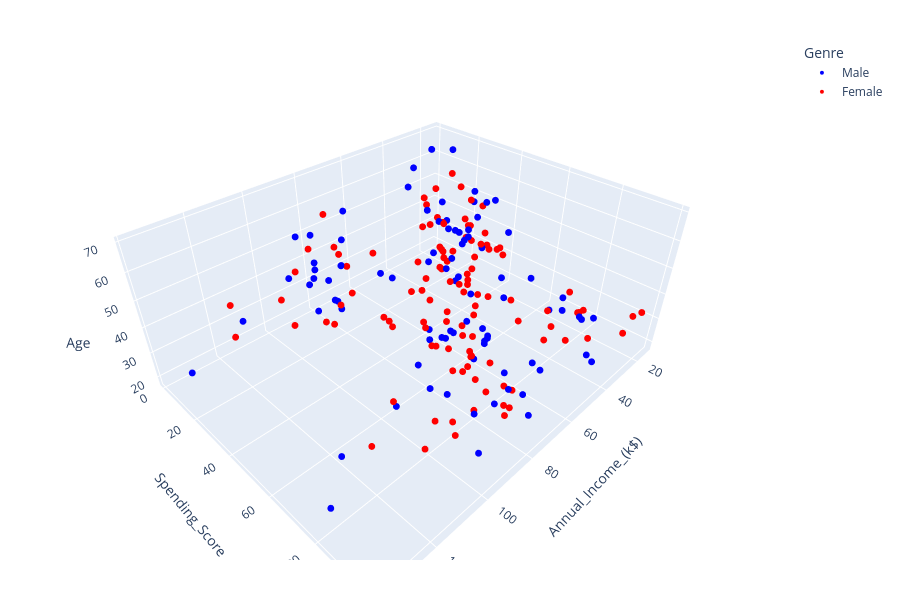

This figure's notebook cell:
### Markdown cell above
### Plot 4 dimensions (4 features) on the 3D space.   
Try different views, angles, perspectives, zooms to see how the data points look like.   

There are at least five clusters and the middle one appears more densely populated.

### Code cell
three_dim_fig = px.scatter_3d(
    df,
    x="Annual_Income_(k$)",
    y="Spending_Score",
    z="Age",
    color="Genre",
    height=600, width=900,
    color_discrete_map={"Male": "blue", "Female":"red"},
).update_layout(margin=dict(t=40, l=40, r=40, b=40))#.update_scenes(xaxis_autorange="reversed")

three_dim_fig.update_traces(marker_size = 4)

three_dim_fig.show()

# save to file, use everywhere, since it can be opened in a browser
# three_dim_fig.write_html("three_dim_customers.html")

### Figure 1 — Plotly figure (JSON) as saved in the notebook; plotly's stock layout.template omitted (floating-point values rounded to 4 significant figures)
{"data": [{"hovertemplate": "Genre=Male<br>Annual_Income_(k$)=%{x}<br>Spending_Score=%{y}<br>Age=%{z}<extra></extra>", "legendgroup": "Male", "marker": {"color": "blue", "size": 4, "symbol": "circle"}, "mode": "markers", "name": "Male", "scene": "scene", "showlegend": true, "type": "scatter3d", "x": [15, 15, 19, 19, 20, 20, 21, 23, 24, 24, 25, 28, 28, 30, 33, 33, 38, 39, 42, 43, 43, 44, 46, 46, 46, 48, 48, 48, 49, 54, 54, 54, 54, 54, 54, 54, 59, 60, 60, 61, 61, 62, 62, 62, 63, 63, 63, 63, 64, 67, 69, 71, 71, 71, 71, 71, 71, 73, 73, 74, 75, 77, 77, 77, 78, 78, 78, 78, 78, 81, 85, 86, 87, 87, 87, 87, 87, 88, 88, 93, 93, 98, 99, 101, 113, 126, 137, 137], "y": [39, 81, 3, 14, 13, 79, 66, 29, 35, 73, 73, 82, 61, 4, 4, 92, 92, 36, 60, 60, 41, 46, 46, 56, 55, 51, 59, 59, 55, 47, 54, 48, 51, 55, 41, 46, 41, 49, 52, 42, 49, 59, 55, 56, 46, 43, 48, 52, 46, 56, 91, 35, 95, 11, 75, 9, 75, 5, 73, 10, 93, 12, 97, 36, 90, 17, 88, 1, 1, 5, 26, 20, 63, 13, 75, 10, 92, 15, 69, 14, 90, 15, 97, 68, 8, 74, 18, 83], "z": [19, 21, 64, 67, 37, 22, 20, 52, 35, 25, 31, 29, 35, 60, 53, 18, 24, 48, 33, 59, 47, 69, 53, 70, 19, 63, 18, 19, 70, 59, 26, 40, 57, 38, 67, 48, 18, 48, 24, 48, 20, 67, 26, 49, 54, 68, 66, 65, 19, 27, 39, 43, 40, 59, 38, 47, 39, 20, 32, 19, 32, 25, 28, 48, 34, 43, 39, 37, 34, 19, 50, 42, 32, 40, 28, 36, 36, 58, 27, 59, 35, 46, 30, 28, 33, 32, 32, 30]}, {"hovertemplate": "Genre=Female<br>Annual_Income_(k$)=%{x}<br>Spending_Score=%{y}<br>Age=%{z}<extra></extra>", "legendgroup": "Female", "marker": {"color": "red", "size": 4, "symbol": "circle"}, "mode": "markers", "name": "Female", "scene": "scene", "showlegend": true, "type": "scatter3d", "x": [16, 16, 17, 17, 18, 18, 19, 19, 20, 20, 21, 23, 25, 28, 28, 29, 29, 30, 33, 33, 34, 34, 37, 37, 38, 39, 39, 39, 40, 40, 40, 40, 42, 43, 43, 44, 46, 47, 47, 48, 48, 48, 49, 50, 50, 54, 54, 54, 54, 54, 57, 57, 58, 58, 59, 60, 60, 60, 60, 62, 62, 62, 63, 63, 64, 65, 65, 65, 65, 67, 67, 67, 69, 70, 70, 72, 72, 73, 73, 74, 75, 76, 76, 77, 78, 78, 78, 78, 78, 78, 78, 79, 79, 81, 85, 86, 87, 88, 88, 97, 97, 98, 99, 101, 103, 103, 103, 103, 113, 120, 120, 126], "y": [6, 77, 40, 76, 6, 94, 72, 99, 15, 77, 35, 98, 5, 14, 32, 31, 87, 73, 14, 81, 17, 73, 26, 75, 35, 61, 28, 65, 55, 47, 42, 42, 52, 54, 45, 50, 51, 52, 59, 50, 48, 47, 42, 49, 56, 53, 52, 42, 44, 57, 58, 55, 60, 46, 55, 40, 42, 47, 50, 41, 48, 42, 50, 54, 42, 48, 50, 43, 59, 43, 57, 40, 58, 29, 77, 34, 71, 88, 7, 72, 5, 40, 87, 74, 22, 20, 76, 16, 89, 78, 73, 35, 83, 93, 75, 95, 27, 13, 86, 32, 86, 88, 39, 24, 17, 85, 23, 69, 91, 16, 79, 28], "z": [20, 23, 31, 22, 35, 23, 30, 35, 58, 24, 35, 35, 46, 54, 45, 40, 23, 21, 49, 21, 42, 30, 36, 20, 65, 31, 49, 24, 50, 27, 29, 31, 49, 31, 50, 51, 27, 67, 54, 43, 68, 32, 47, 60, 60, 45, 23, 49, 46, 21, 55, 22, 34, 50, 68, 40, 32, 47, 27, 23, 49, 21, 66, 19, 38, 18, 19, 63, 49, 51, 50, 38, 40, 23, 31, 25, 31, 29, 44, 35, 57, 28, 32, 32, 34, 44, 38, 47, 27, 30, 30, 56, 29, 31, 36, 33, 36, 52, 30, 37, 32, 29, 41, 54, 41, 36, 34, 32, 38, 47, 35, 45]}], "layout": {"height": 600, "legend": {"title": {"text": "Genre"}, "tracegroupgap": 0}, "margin": {"b": 40, "l": 40, "r": 40, "t": 40}, "scene": {"domain": {"x": [0, 1], "y": [0, 1]}, "xaxis": {"title": {"text": "Annual_Income_(k$)"}}, "yaxis": {"title": {"text": "Spending_Score"}}, "zaxis": {"title": {"text": "Age"}}}, "width": 900}}
